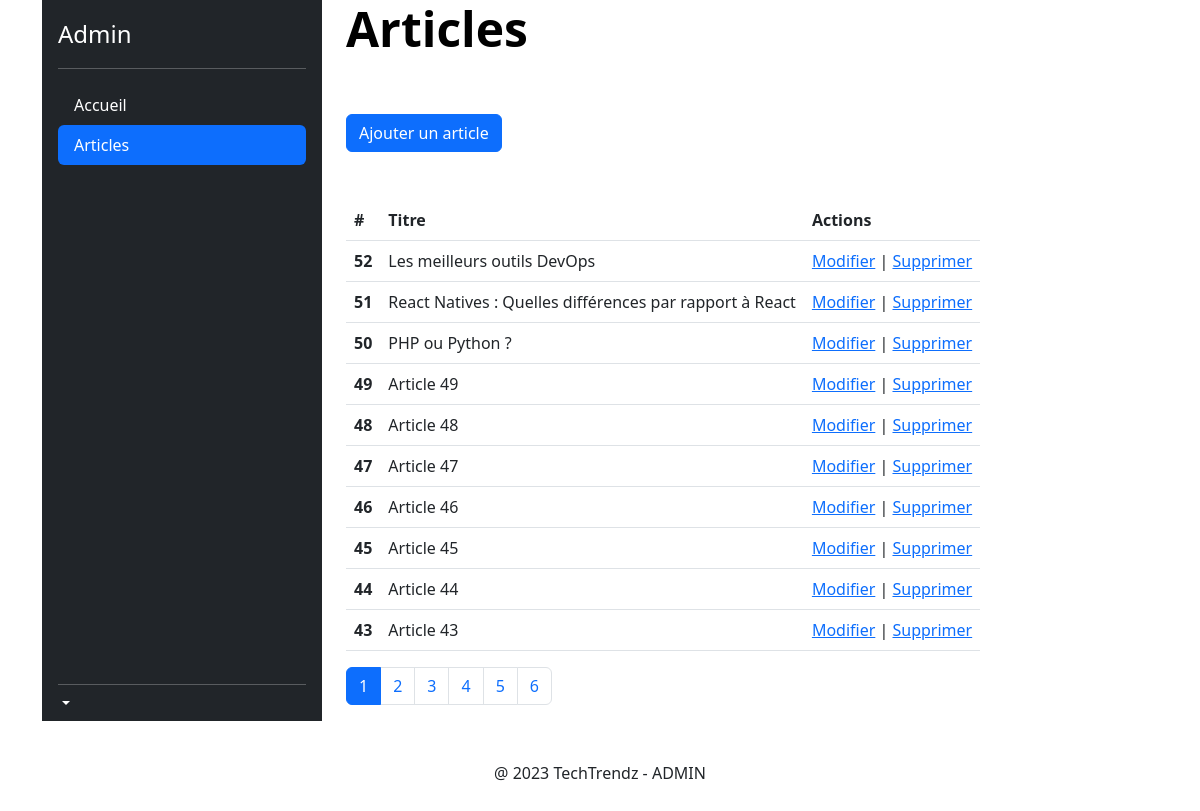
Screenshot of /admin/articles.php (signed in) with the database file from the repository.
### tables this page shows
CREATE TABLE IF NOT EXISTS `articles` (
  `id` int(11) NOT NULL AUTO_INCREMENT,
  `category_id` int(11) NOT NULL,
  `title` varchar(255) NOT NULL,
  `content` text NOT NULL,
  `image` varchar(255) DEFAULT NULL,
  PRIMARY KEY (`id`),
  KEY `category_id` (`category_id`)
);

### lib/article.php (called while the page is built, shortened)
<?php
function getArticles(PDO $pdo, int $limit = null, int $page = null): array|bool
{
    $sql = "SELECT * FROM articles ORDER BY id DESC";
    if ($limit && $page) {
        $sql .= " LIMIT :offest, :limit";
    }
    $query = $pdo->prepare($sql);
    if ($limit) {
        $query->bindValue(":limit", $limit, PDO::PARAM_INT);
    }
    if ($page) {
        $offset = ($page - 1) * $limit;
        $query->bindValue(":offest", $offset, PDO::PARAM_INT);
    }
    $query->execute();
    $result = $query->fetchAll(PDO::FETCH_ASSOC);
    return $result;
}
function getTotalArticles(PDO $pdo): int|bool
{
    $sql = "SELECT COUNT(*) as total FROM articles";
    $query = $pdo->prepare($sql);
    $query->execute();
    $result = $query->fetch(PDO::FETCH_ASSOC);
    return $result['total'];
}

### admin/articles.php (the view, shortened to what this page needs)
<?php
require_once __DIR__ . "/../lib/pdo.php";
require_once __DIR__ . "/../lib/article.php";
require_once __DIR__ . "/templates/header.php";
if (isset($_GET['page'])) {
    $page = (int)$_GET['page'];
} else {
    $page = 1;
}
$articles = getArticles($pdo, _ADMIN_ITEM_PER_PAGE_, $page);
$totalArticles = getTotalArticles($pdo);
$totalPages = ceil($totalArticles / _ADMIN_ITEM_PER_PAGE_);
?>
<h1 class="display-5 fw-bold text-body-emphasis">Articles</h1>
<div class="d-flex gap-2 justify-content-left py-5">
    <a class="btn btn-primary d-inline-flex align-items-left" href="article.php">
        Ajouter un article
    </a>
</div>
<table class="table">
    <thead>
        <tr>
            <th scope="col">#</th>
            <th scope="col">Titre</th>
            <th scope="col">Actions</th>
        </tr>
    </thead>
    <tbody>
        <?php foreach ($articles as $article) { ?>
            <tr>
                <th scope="row"><?= $article["id"]; ?></th>
                <td><?= $article["title"]; ?></td>
                <td><a href="article.php?id=<?= $article['id'] ?>">Modifier</a>
                    | <a href="article_delete.php?id=<?= $article['id'] ?>" onclick="return confirm('Êtes-vous sûr de vouloir supprimer cet article ?')">Supprimer</a></td>
            </tr>
        <?php } ?>
    </tbody>
</table>
<nav aria-label="Page navigation example">
    <ul class="pagination">
        <?php if ($totalPages > 1) { ?>
            <?php for ($i = 1; $i <= $totalPages; $i++) { ?>
                <li class="page-item">
                    <a class="page-link <?php if ($i == $page) {
                                            echo " active";
                                        } ?>" href="?page=<?php echo $i; ?>">
                        <?php echo $i; ?>
                    </a>
                </li>
            <?php } ?>
        <?php } ?>
    </ul>
</nav>
<?php require_once __DIR__ . "/templates/footer.php"; ?>

### admin/templates/header.php (shortened to what this page needs)
<?php
$adminMenu = [
    'index.php' => 'Accueil',
    'articles.php' => 'Articles',
];
?>
<!DOCTYPE html>
<html lang="fr">
<head>
    <link href="https://cdn.jsdelivr.net/npm/bootstrap@5.3.0-alpha1/dist/css/bootstrap.min.css" rel="stylesheet">
    <link rel="stylesheet" href="https://cdn.jsdelivr.net/npm/bootstrap-icons@1.10.3/font/bootstrap-icons.css">
    <link rel="stylesheet" href="https://cdn.jsdelivr.net/npm/bootstrap-icons@1.10.5/font/bootstrap-icons.css">
</head>
<body>
    <div class="container d-flex">
        <div class="d-flex flex-column flex-shrink-0 p-3 text-bg-dark" style="width: 280px;">
            <a href="/admin" class="d-flex align-items-center mb-3 mb-md-0 me-md-auto text-white text-decoration-none">
                <span class="fs-4">Admin</span>
            </a>
            <hr>
            <ul class="nav nav-pills flex-column mb-auto">
                <?php foreach ($adminMenu as $page => $titre) { ?>
                    <li class="nav-item"><a href="<?= $page; ?>" class="nav-link text-white <?php if (basename($_SERVER['SCRIPT_NAME']) === $page) {
                                                                                                echo 'active';
                                                                                            } ?>"><?= $titre; ?></a></li>
                <?php } ?>
            </ul>
            <hr>
            <div class="dropdown">
                <a href="#" class="d-flex align-items-center text-white text-decoration-none dropdown-toggle" data-bs-toggle="dropdown" aria-expanded="false">
                </a>
            </div>
        </div>
        <main class="d-flex flex-column px-4">

### admin/templates/footer.php (shortened to what this page needs)
</main>
</div>
<footer class="py-3 my-4">
    <p class="text-center">@ 2023 TechTrendz - ADMIN</p>
</footer>
</body>
</html>

### rows the page displays
articles: id "52", title "Les meilleurs outils DevOps"
articles: id "51", title "React Natives : Quelles différences par rapport à React"
articles: id "50", title "PHP ou Python ?"
articles: id "49", title "Article 49"
articles: id "48", title "Article 48"
articles: id "47", title "Article 47"
articles: id "46", title "Article 46"
articles: id "45", title "Article 45"
articles: id "44", title "Article 44"
articles: id "43", title "Article 43"

### other values shown
$titre "Accueil"
$titre "Articles"
